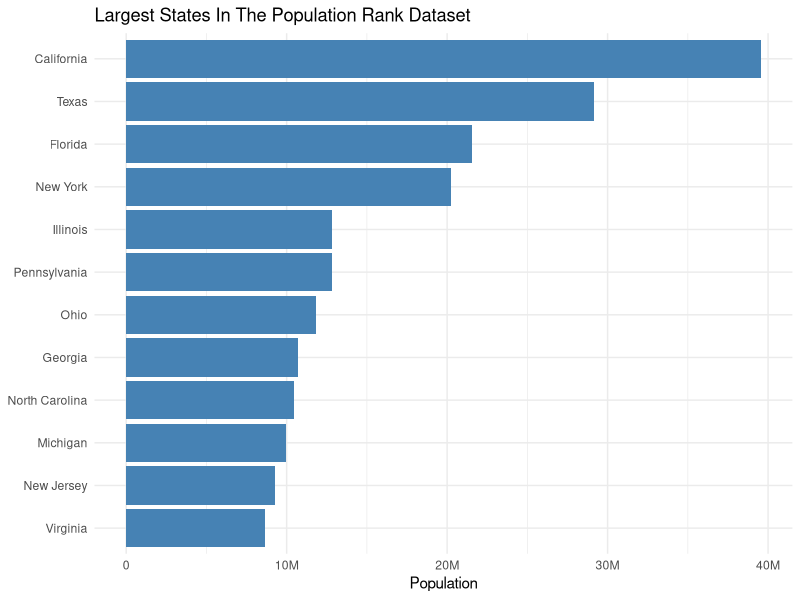
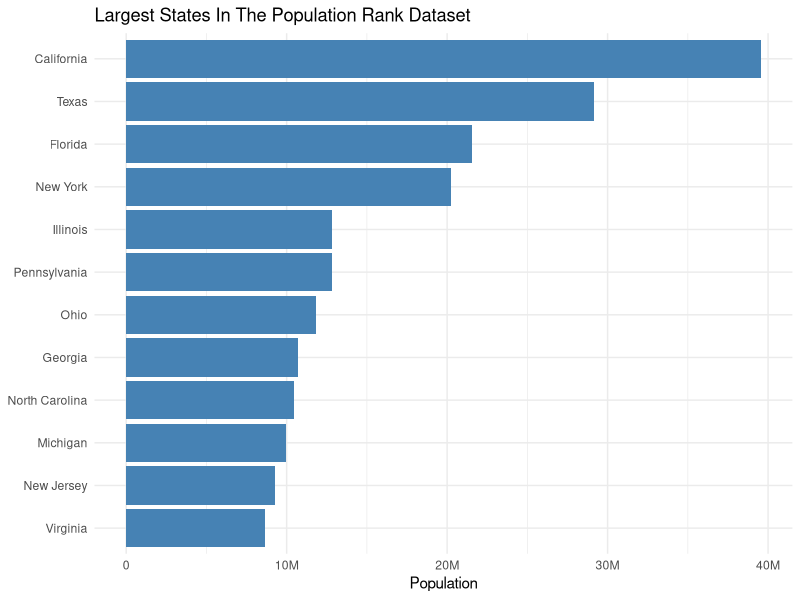
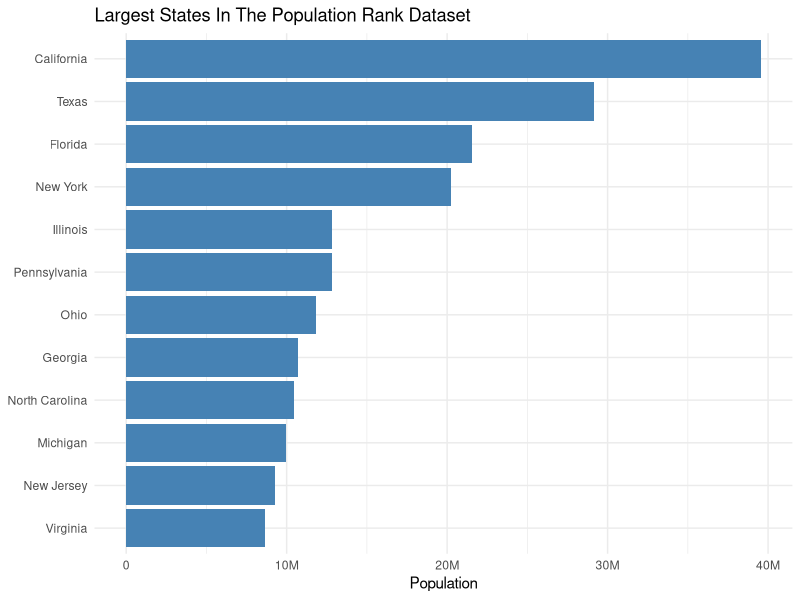
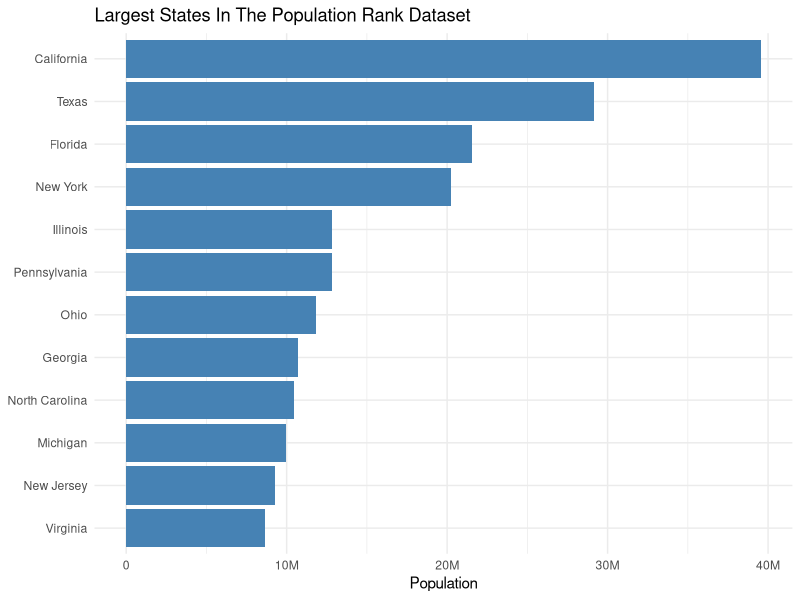

Here is the R script that generated these plots, in order:
## ---- chunk 1
#| include: false
library(dplyr)
library(ggplot2)
## ---- chunk 2
states <- readr::read_csv("data/real/state_population_ranks.csv")
## ---- chunk 3
top_states <- states |>
  slice_min(rank, n = 12) |>
  mutate(state_name = reorder(state_name, population))

final_plot <- ggplot(top_states, aes(x = state_name, y = population)) +
  geom_col(fill = "steelblue") +
  coord_flip() +
  scale_y_continuous(labels = scales::label_number(scale_cut = scales::cut_short_scale())) +
  labs(
    title = "Largest States In The Population Rank Dataset",
    x = NULL,
    y = "Population"
  ) +
  theme_minimal()

final_plot
## ---- chunk 4
ggsave(
  filename = "practice/05-communication-and-grab-bag/saved_images/top-states.png",
  plot = final_plot,
  width = 7,
  height = 5,
  dpi = 300,
  bg = "white"
)
## ---- chunk 5
ggsave(
  filename = "practice/05-communication-and-grab-bag/saved_images/top-states-wide.png",
  plot = final_plot,
  width = 9,
  height = 4.5,
  dpi = 300,
  bg = "white"
)
## ---- chunk 6
ggsave(
  filename = "practice/05-communication-and-grab-bag/saved_images/top-states.pdf",
  plot = final_plot,
  width = 7,
  height = 5
)
